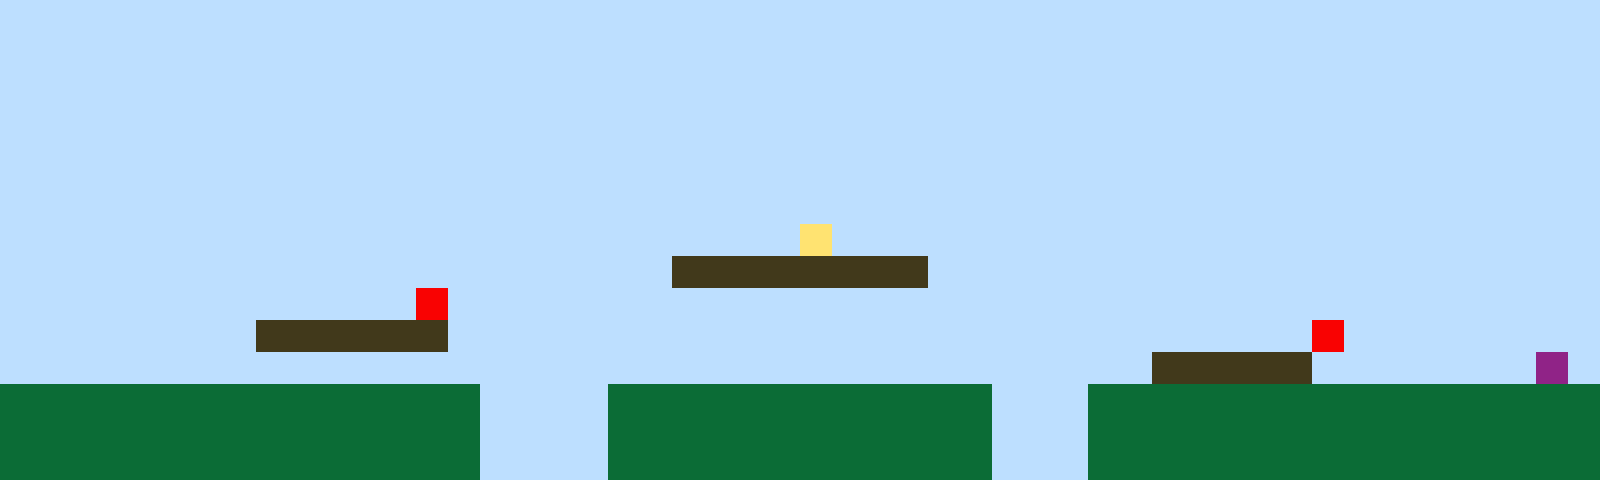

A level layout from a 2D game, rendered from its tile map. Below: a short description, then the map file with its tile-grid data intact:
An orthogonal 50x15 tile map with 32x32 px tiles, 1 tile layer (Tile Layer 1).

<map version="1.10" tiledversion="1.11.2" orientation="orthogonal" renderorder="right-up" width="50" height="15" tilewidth="32" tileheight="32" infinite="0" nextlayerid="2" nextobjectid="1"><editorsettings><export target="map1.csv" format="csv" /></editorsettings><tileset firstgid="1" name="sprites" tilewidth="32" tileheight="32" tilecount="6" columns="3"><image source="sprites.png" width="96" height="64" /></tileset><layer id="1" name="Tile Layer 1" width="50" height="15"><data encoding="csv">1,1,1,1,1,1,1,1,1,1,1,1,1,1,1,1,1,1,1,1,1,1,1,1,1,1,1,1,1,1,1,1,1,1,1,1,1,1,1,1,1,1,1,1,1,1,1,1,1,1,1,1,1,1,1,1,1,1,1,1,1,1,1,1,1,1,1,1,1,1,1,1,1,1,1,1,1,1,1,1,1,1,1,1,1,1,1,1,1,1,1,1,1,1,1,1,1,1,1,1,1,1,1,1,1,1,1,1,1,1,1,1,1,1,1,1,1,1,1,1,1,1,1,1,1,1,1,1,1,1,1,1,1,1,1,1,1,1,1,1,1,1,1,1,1,1,1,1,1,1,1,1,1,1,1,1,1,1,1,1,1,1,1,1,1,1,1,1,1,1,1,1,1,1,1,1,1,1,1,1,1,1,1,1,1,1,1,1,1,1,1,1,1,1,1,1,1,1,1,1,1,1,1,1,1,1,1,1,1,1,1,1,1,1,1,1,1,1,1,1,1,1,1,1,1,1,1,1,1,1,1,1,1,1,1,1,1,1,1,1,1,1,1,1,1,1,1,1,1,1,1,1,1,1,1,1,1,1,1,1,1,1,1,1,1,1,1,1,1,1,1,1,1,1,1,1,1,1,1,1,1,1,1,1,1,1,1,1,1,1,1,1,1,1,1,1,1,1,1,1,1,1,1,1,1,1,1,1,1,1,1,1,1,1,1,1,1,1,1,1,1,1,1,1,1,1,1,1,1,1,1,1,1,1,1,1,1,1,1,1,1,1,1,1,1,1,1,1,1,1,1,1,1,1,1,1,1,1,1,1,1,1,1,1,1,1,1,1,1,1,1,1,1,1,1,4,1,1,1,1,1,1,1,1,1,1,1,1,1,1,1,1,1,1,1,1,1,1,1,1,1,1,1,1,1,1,1,1,1,1,1,1,1,1,1,1,1,1,1,1,1,3,3,3,3,3,3,3,3,1,1,1,1,1,1,1,1,1,1,1,1,1,1,1,1,1,1,1,1,1,1,1,1,1,1,1,1,1,1,1,1,1,1,5,1,1,1,1,1,1,1,1,1,1,1,1,1,1,1,1,1,1,1,1,1,1,1,1,1,1,1,1,1,1,1,1,1,1,1,1,1,1,1,1,1,1,1,1,3,3,3,3,3,3,1,1,1,1,1,1,1,1,1,1,1,1,1,1,1,1,1,1,1,1,1,1,1,1,1,1,1,5,1,1,1,1,1,1,1,1,1,1,1,1,1,1,1,1,1,1,1,1,1,1,1,1,1,1,1,1,1,1,1,1,1,1,1,1,1,1,1,1,1,1,1,1,3,3,3,3,3,1,1,1,1,1,1,1,6,1,2,2,2,2,2,2,2,2,2,2,2,2,2,2,2,1,1,1,1,2,2,2,2,2,2,2,2,2,2,2,2,1,1,1,2,2,2,2,2,2,2,2,2,2,2,2,2,2,2,2,2,2,2,2,2,2,2,2,2,2,2,2,2,2,2,1,1,1,1,2,2,2,2,2,2,2,2,2,2,2,2,1,1,1,2,2,2,2,2,2,2,2,2,2,2,2,2,2,2,2,2,2,2,2,2,2,2,2,2,2,2,2,2,2,2,1,1,1,1,2,2,2,2,2,2,2,2,2,2,2,2,1,1,1,2,2,2,2,2,2,2,2,2,2,2,2,2,2,2,2</data></layer></map>
